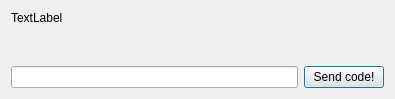
<?xml version="1.0" encoding="UTF-8"?>
<ui version="4.0">
 <class>Dialog</class>
 <widget class="QDialog" name="Dialog">
  <property name="geometry">
   <rect>
    <x>0</x>
    <y>0</y>
    <width>395</width>
    <height>99</height>
   </rect>
  </property>
  <property name="windowTitle">
   <string>Retype captcha code</string>
  </property>
  <layout class="QGridLayout" name="gridLayout_2">
   <item row="0" column="0">
    <layout class="QVBoxLayout" name="verticalLayout">
     <item>
      <widget class="QLabel" name="label">
       <property name="text">
        <string>TextLabel</string>
       </property>
      </widget>
     </item>
     <item>
      <spacer name="verticalSpacer">
       <property name="orientation">
        <enum>Qt::Vertical</enum>
       </property>
       <property name="sizeHint" stdset="0">
        <size>
         <width>20</width>
         <height>40</height>
        </size>
       </property>
      </spacer>
     </item>
     <item>
      <layout class="QHBoxLayout" name="horizontalLayout">
       <item>
        <widget class="QLineEdit" name="lineEdit"/>
       </item>
       <item>
        <widget class="QPushButton" name="pushButton">
         <property name="text">
          <string>Send code!</string>
         </property>
        </widget>
       </item>
      </layout>
     </item>
    </layout>
   </item>
  </layout>
 </widget>
 <resources/>
 <connections/>
</ui>
